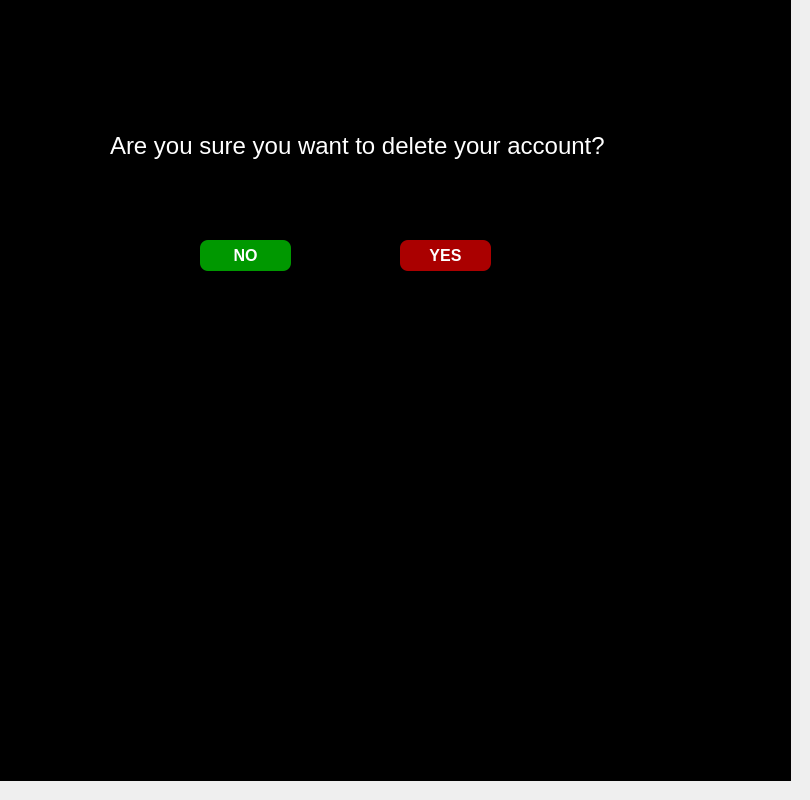
    <widget class="QWidget" name="delownacc">
     <widget class="QLabel" name="label_70">
      <property name="geometry">
       <rect>
        <x>-10</x>
        <y>-10</y>
        <width>801</width>
        <height>791</height>
       </rect>
      </property>
      <property name="styleSheet">
       <string notr="true">background-color: rgb(0, 0, 0);</string>
      </property>
      <property name="text">
       <string/>
      </property>
     </widget>
     <widget class="QLabel" name="label_71">
      <property name="geometry">
       <rect>
        <x>110</x>
        <y>110</y>
        <width>501</width>
        <height>71</height>
       </rect>
      </property>
      <property name="font">
       <font>
        <pointsize>18</pointsize>
       </font>
      </property>
      <property name="styleSheet">
       <string notr="true">color: rgb(255, 255, 255);
</string>
      </property>
      <property name="text">
       <string>Are you sure you want to delete your account?</string>
      </property>
     </widget>
     <widget class="QPushButton" name="no">
      <property name="geometry">
       <rect>
        <x>200</x>
        <y>240</y>
        <width>91</width>
        <height>31</height>
       </rect>
      </property>
      <property name="font">
       <font>
        <pointsize>12</pointsize>
        <weight>75</weight>
        <bold>true</bold>
       </font>
      </property>
      <property name="styleSheet">
       <string notr="true">
color: rgb(255, 255, 255);
background-color: rgb(0, 152, 0);
border-radius: 8px;
border-color: black;

</string>
      </property>
      <property name="text">
       <string>NO</string>
      </property>
     </widget>
     <widget class="QPushButton" name="yes">
      <property name="geometry">
       <rect>
        <x>400</x>
        <y>240</y>
        <width>91</width>
        <height>31</height>
       </rect>
      </property>
      <property name="font">
       <font>
        <pointsize>12</pointsize>
        <weight>75</weight>
        <bold>true</bold>
       </font>
      </property>
      <property name="styleSheet">
       <string notr="true">color: rgb(255, 255, 255);
background-color: rgb(170, 0, 0);
border-radius: 8px;
border-color: black;

</string>
      </property>
      <property name="text">
       <string>YES</string>
      </property>
     </widget>
    </widget>
